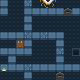

This game map was drawn from its Tiled (.tmx) file and the tilesets committed beside it. A one-line description and the trimmed map source follow:
An orthogonal 10x10 tile map with 8x8 px tiles, 5 tile layers (Floor, Walls, Characters, Objects, ...), 5 tilesets.

<map version="1.2" tiledversion="1.3.2" orientation="orthogonal" renderorder="right-down" compressionlevel="0" width="10" height="10" tilewidth="8" tileheight="8" infinite="0" nextlayerid="9" nextobjectid="4">
 <properties>
  <property name="allowZoom" type="bool" value="false" />
  <property name="doubles" value="1.2, 5.4, 12, 18.25" />
  <property name="gridColor" type="color" value="#e2f58823" />
  <property name="integers" value=" 0,1,2 ,3,4,5,6,7 ,8,9, 10" />
  <property name="strings" value="tom,dick , harry" />
 </properties>
 <tileset firstgid="1" source="environment-8x8.tsx" />
 <tileset firstgid="46" source="characters-8x8.tsx" />
 <tileset firstgid="74" source="items-8x8.tsx" />
 <tileset firstgid="90" source="portraits-8x8.tsx" />
 <tileset firstgid="104" source="monsters-16x16.tsx" />
 <layer id="1" name="Floor" width="10" height="10">
  <data>[100 cells, 100 non-empty, 4 distinct tile ids]</data>
 </layer>
 <layer id="3" name="Walls" width="10" height="10">
  <data>[100 cells, 39 non-empty, 6 distinct tile ids]</data>
 </layer>
 <layer id="4" name="Characters" width="10" height="10">
  <data>[100 cells, 0 non-empty, 0 distinct tile ids]</data>
 </layer>
 <layer id="6" name="Objects" width="10" height="10">
  <data>[100 cells, 3 non-empty, 2 distinct tile ids]</data>
 </layer>
 <layer id="5" name="Monsters" width="10" height="10">
  <data>[100 cells, 4 non-empty, 4 distinct tile ids]</data>
 </layer>
</map>